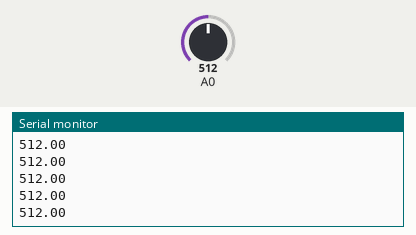
Recording of a sketch running on a simulated Arduino Uno, built with avr-gcc and run on an emulated ATmega328P. On the bench: the last lines printed to the serial monitor. The inputs (shaded band) are chosen by the test bench; at power-on: A0 = 512.

Above: at 1.2 s.
1.3 s: A0 set to 716
At 2.4 s:
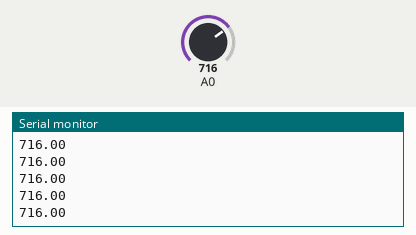
2.8 s: A0 set to 900
At 3.6 s:
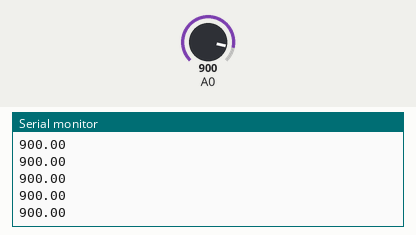
Timing chart, 0 to 5.8 s (numbered marks = the images above; inputs shaded):
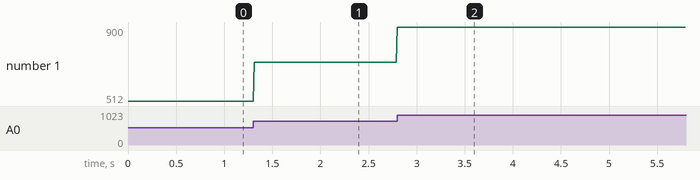

The sketch:

main.ino
```cpp
#define Vref 3.2                  // V
#define R_G 239.9                 // ohm
#define Gain (1 + (49400 / R_G))  // https://www.analog.com/media/en/technical-documentation/data-sheets/ad8221.pdf

float raw = 0;//, prev_raw = 0;
float vol = 0;//, prev_vol = 0;

void setup() {
  Serial.begin(9600);
}

void loop() {
  raw = analogRead(A0);
  // vol = raw / 1023.0 * Vref * 1000.0;           // ADC val mV
  vol = (raw / 1023.0 * Vref * 1000.0) / Gain;  // actual val mV

  // ema(&raw, &prev_raw, 0.5);
  // ema(&vol, &prev_vol, 0.5);

  Serial.println(raw);
  // Serial.println(vol);

  delay(10);
}

// void ema(float* now, float* prev, float alpha) {
//   now = alpha * now + (1 - alpha) * prev;
//   prev = now;
// }
```

Measured:
- after the input at 1.3 s, the serial monitor: prints a new line at once (image 1)
- after the input at 2.8 s, the serial monitor: prints a new line at once (image 2)
- plotted number 1: 512 → 716 after the input at 1.3 s, 716 → 900 after the input at 2.8 s
